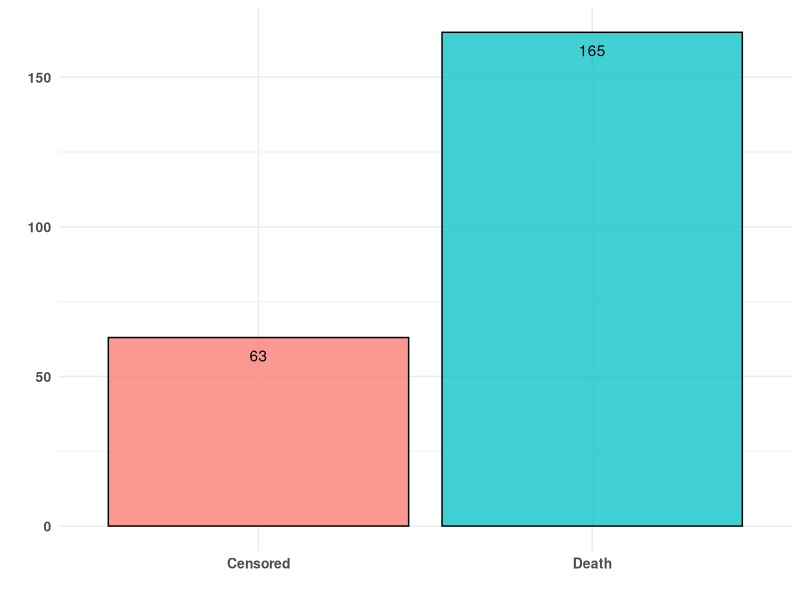
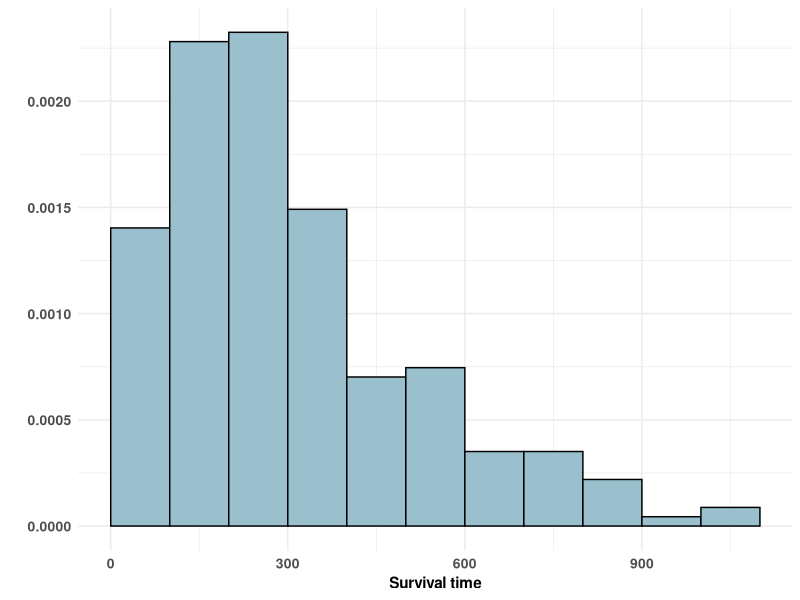
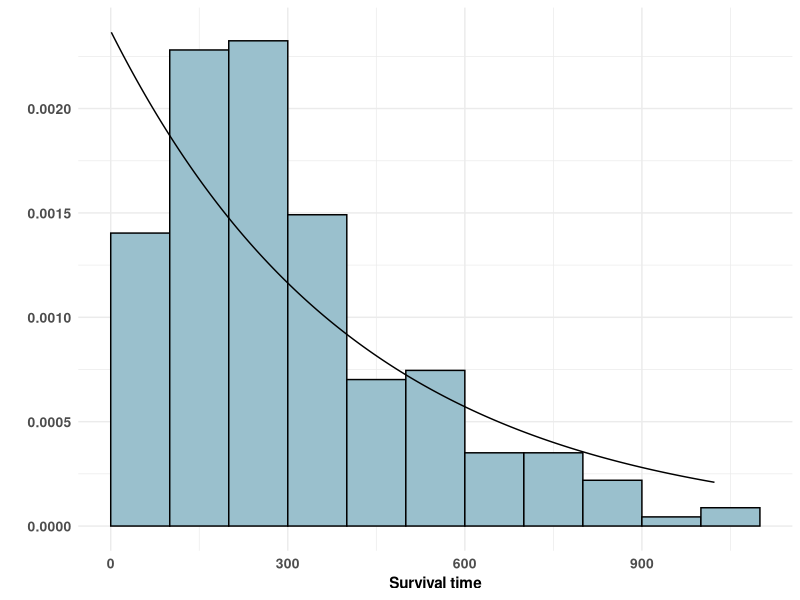
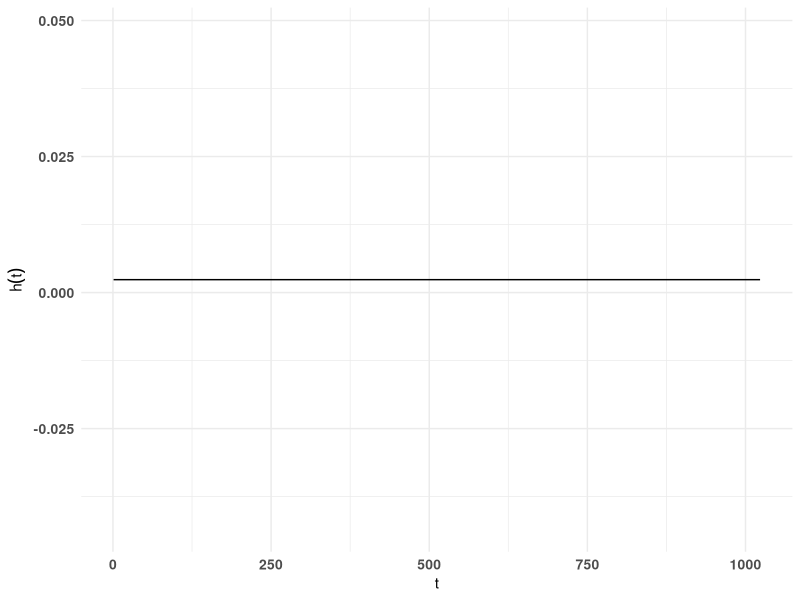
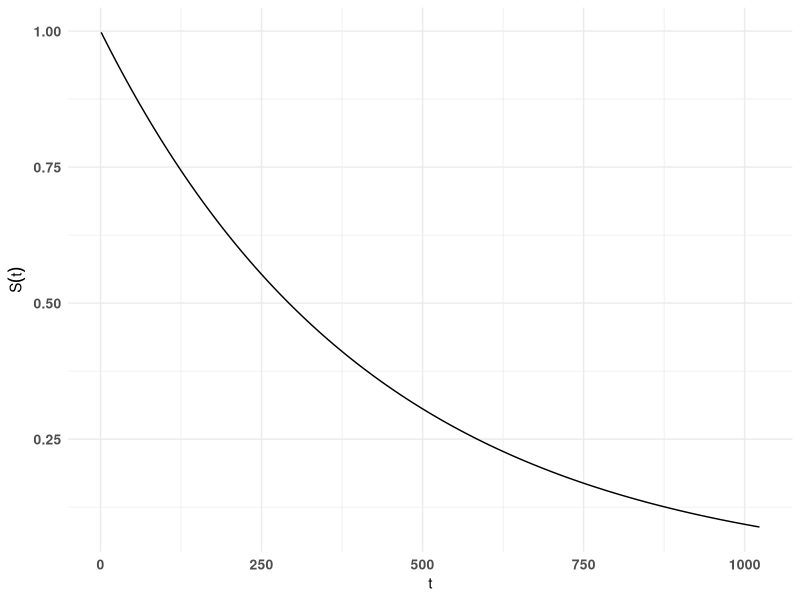
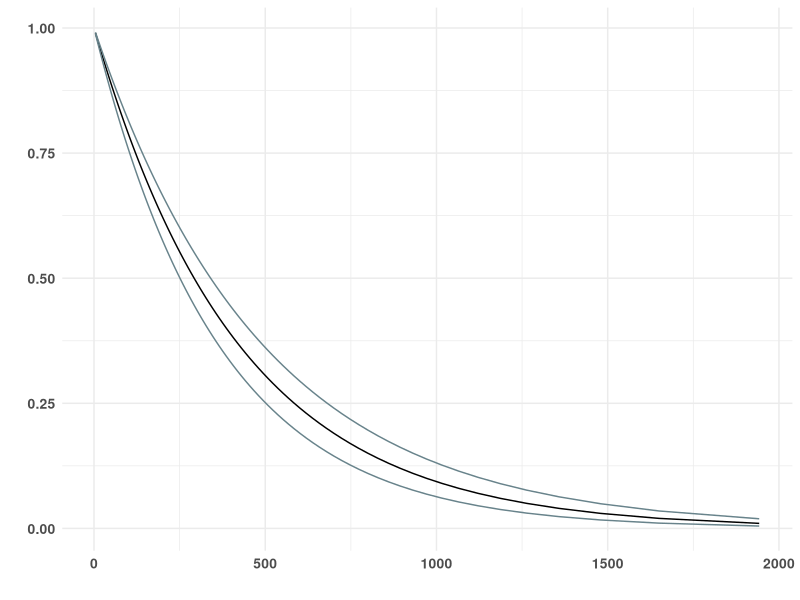
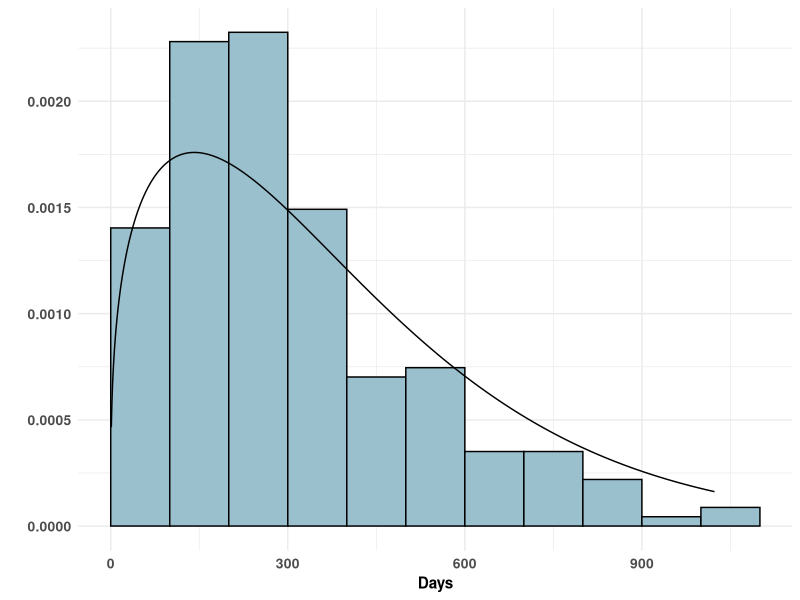
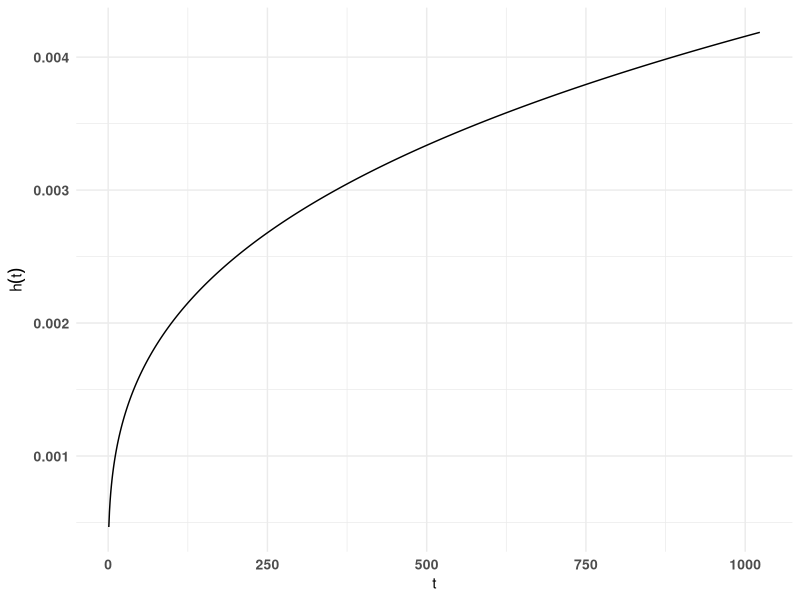

Recreate these plots in R, in order. (Note: this script raises an error after producing the figures.)
####################################################################
# Exponential and Weibull survival models                    
# Author: Jose Antonio Perusquia Cortes
# Afil: Facultad de Ciencias - UNAM
# Module: Survival analysis 
####################################################################

####################################################################
# Libraries
library(here)           # Version 1.0.1
library(ggplot2)        # Version 3.5.2  
library(ggthemes)       # Version 5.1.0
library(dplyr)          # Version 1.1.4
library(readxl)         # Version 1.4.4
library(survival)       # Version 3.8-3
library(survminer)      # Version 0.5.0
####################################################################

####################################################################
# Base theme for the plots
theme_lung = theme_minimal()+
  theme(axis.title.x = element_text(size = 11,face='bold'),
        axis.title.y = element_text(size = 11,face='bold'),
        axis.text.x = element_text(size=10,face='bold'),
        axis.text.y = element_text(size=10,face='bold'))

theme_set(theme_lung)

####################################################################
# NCCTG Lung Cancer Data
lung=lung%>%
  mutate(status=status-1)
glimpse(lung)

# Censored and death
lung_status=lung%>%
  group_by(status)%>%
  count()%>%
  ungroup()%>%
  mutate(n,Status=case_when(status==0~'Censored',
                          status==1~'Death'),.keep='none')

ggplot(data=lung_status,aes(x=Status,y=n,fill=Status))+
  geom_col(show.legend = F,col='black',alpha=.75)+
  geom_text(aes(label = n), vjust = 2, colour = "black")+
  labs(x='',y='')


# Histogram of survival times
ggplot(data=lung,aes(x=time,y=after_stat(density)))+
  geom_histogram(fill='lightblue3',col='black',
                 breaks=hist(lung$time,plot=F)$breaks)+
  labs(x='Survival time',y='')

# Empirical quantiles of the survival times
mean(lung$time)
quantile(lung$time)
####################################################################

####################################################################
# Exponential model
n = dim(lung)[1]
num_death = sum(lung$status)
sum_times = sum(lung$time)

# Maximum likelihood estimator for lambda
lambda_emv = num_death/sum_times;lambda_emv

# Density
t = seq(0:max(lung$time))
ft_exp = lambda_emv*exp(-lambda_emv*t)
density_exp = data.frame(t,ft_exp)

ggplot(data=lung,aes(x=time,y=after_stat(density)))+
  geom_histogram(fill='lightblue3',col='black',
                 breaks=hist(lung$time,plot=F)$breaks)+
  geom_line(data=density_exp,aes(x=t,y=ft_exp))+  
  labs(x='Survival time',y='')

# Risk function
ht_exp = lambda_emv
risk_exp = data.frame(t,ht_exp)
ggplot(data=risk_exp,aes(x=t,y=ht_exp))+
  geom_line()+
  labs(x=expression(t),y=expression(h(t)))

# Survival function
St_exp = exp(-lambda_emv*t)
surv_exp = data.frame(t,St_exp)
ggplot(data=surv_exp,aes(x=t,y=St_exp))+
  geom_line()+
  labs(x=expression(t),y=expression(S(t)))

# Mean survival time
1/lambda_emv

# Median survival time
log(2)/lambda_emv

# Quantiles and confidence intervals (this method could potentially
# produce negative estimates)
p = seq(.01,.99,by=.01)

tp = log(1/(1-p))/lambda_emv
se_tp = tp/sqrt(num_death)

tp_li = tp - se_tp*qnorm(.975)
tp_ui = tp + se_tp*qnorm(.975)

# For the median
tp_li[50]
tp_ui[50]

# Quantiles and confidence intervals V2 
tp_li_v2 = tp*exp(-qnorm(.975)/sqrt(num_death))
tp_ui_v2 = tp*exp(qnorm(.975)/sqrt(num_death))

# Median
tp_li_v2[50]
tp_ui_v2[50]

# Survival function and confidence intervals
St = exp(-lambda_emv*tp)
St_li = exp(-lambda_emv*tp_li_v2)
St_ui = exp(-lambda_emv*tp_ui_v2)

survs = data.frame(tp,St,St_li,St_ui)
ggplot(data=survs,aes(x=tp,y=St))+
  geom_line()+
  geom_line(aes(x=tp,y=St_li),col="lightblue4")+
  geom_line(aes(x=tp,y=St_ui),col="lightblue4")+
  labs(x="",y="")

# AIC
2-2*(num_death*log(lambda_emv)-(lambda_emv*sum_times))

# BIC
log(n)-2*(num_death*log(lambda_emv)-(lambda_emv*sum_times))
####################################################################

####################################################################
# Weibull model
logLikeWb = function(par,status,times){
  lambda = par[1]
  gamma = par[2]
  m = sum(status)
  term1 = m*log(gamma*lambda)
  term2 = (gamma-1)*sum(status*log(times))
  term3 = lambda*sum(times^gamma)
  return(term1+term2-term3)
}

# Optimisation using a quasi-Newton method
result = optim(par=c(1,1),fn=logLikeWb,method="L-BFGS-B",
              control=list(fnscale = -1,ndeps=c(.000001,.000001),
                           factr=.0000000001),
              times=lung$time,status=lung$status,
              lower=c(0.0000001,0.0000001),
              upper=c(100,100),hessian=T)

# Estimates
lambda=result$par[1];lambda
gamma=result$par[2];gamma

# Density 
ft_wb = lambda*gamma*(t^(gamma-1))*exp(-lambda*(t^gamma))

density_wb = data.frame(t,ft_wb)
ggplot(data=lung,aes(x=time,y=after_stat(density)))+
  geom_histogram(fill='lightblue3',col='black',
                 breaks=hist(lung$time,plot=F)$breaks)+
  geom_line(data=density_wb,aes(x=t,y=ft_wb))+  
  labs(x='Days',y='')

# Risk function
ht_wb = lambda*gamma*t^(gamma-1)
risk_wb = data.frame(t,ht_wb)
ggplot(data=risk_wb,aes(x=t,y=ht_wb))+
  geom_line()+
  labs(x=expression(t),y=expression(h(t)))

# Survival
St_wb = exp(-lambda*(t^gamma))
surv_wb = data.frame(t,St_wb)
ggplot(data=surv_wb,aes(x=t,y=St_wb))+
  geom_line()+
  labs(x=expression(t),y=expression(S(t)))

# Mean survival time
gamma((1/gamma)+1)/(lambda^(1/gamma))

# Quantiles and confidence intervals
covMat=solve(-result$hessian)
var_l=covMat[1,1]
var_g=covMat[2,2]
cov_lg = covMat[1,2]

tp = (log(1/(1-p))/lambda)^(1/gamma) 

cp=log(log(1/(1-p)))
se_tp = 1/(lambda*(gamma^2))*(gamma^2*var_l+
                    lambda^2*(cp-log(lambda))^2*var_g+
                    2*lambda*gamma*(cp-log(lambda))*cov_lg)^(1/2)

tp_li = exp(log(tp) - se_tp*qnorm(.975))
tp_ui = exp(log(tp) + se_tp*qnorm(.975))

# Median confidence intervals
tp[50]
tp_li[50]
tp_ui[50]

# Survival function and confidence intervals
St = exp(-lambda*(tp^gamma))
St_li = exp(-lambda*(tp_li^gamma))
St_ui = exp(-lambda*(tp_ui^gamma))

survs = data.frame(tp,St,St_li,St_ui)
ggplot(data=survs,aes(x=tp,y=St))+
  geom_line()+
  geom_line(aes(x=tp,y=St_li),col="lightblue4")+
  geom_line(aes(x=tp,y=St_ui),col="lightblue4")+
  labs(x="",y="")

# AIC
4-(2*(logLikeWb(c(lambda,gamma),lung$status,lung$time)))

# BIC
2*log(n)-(2*(logLikeWb(c(lambda,gamma),lung$status,lung$time)))
####################################################################

####################################################################
# Nonparametric survival estimates

# Kaplan-Meier survival estimate
km = survfit(Surv(time,event=status)~1,data=lung)

# Plot of the survival function using survminer
ggsurvplot(km,ggtheme=theme_lung,legend='none',
              conf.int = T,palette='darkred',
              conf.int.alpha = .3,
              conf.int.fill = "darkred",
              xlab='Days')

# Nelson-Aalen survival estimate
na = survfit(Surv(time,event=status)~1,data=lung,stype=2)

# Plot using survminer
ggsurvplot(na,ggtheme=theme_lung,
              legend='none',conf.int = T,palette = 'navyblue',
              conf.int.alpha = .3,
              conf.int.fill = "navyblue",
              xlab='Days')
####################################################################

####################################################################
# Comparison by sex
lung_sex=lung%>%
  group_by(sex)%>%
  count()%>%
  ungroup()%>%
  mutate(n,Sex=case_when(sex==1~'Male',
                         sex==2~'Female'),.keep='none')

ggplot(data=lung_sex,aes(x=Sex,y=n,fill=Sex))+
  geom_col(show.legend = F,col='black',alpha=.75)+
  geom_text(aes(label = n), vjust = 2, colour = "black") +
  labs(x='',y='')

# Boxplot stratified by sex
ggplot(lung,aes(y=time,x=factor(sex),col=factor(sex))) +
  geom_boxplot(outlier.alpha=.75,show.legend = F)+
  labs(x='',y="Survival time")+
  scale_x_discrete("",labels=c("1" = "M", "2" = "F"))

# Descriptive statistics by genre
lung_sex=lung%>%
  group_by(sex)%>%
  summarise(Mean = mean(time),
            Min = min(time),
            Q1 = quantile(time,.25),
            Median = median(time),
            Q3 = quantile(time,.75),
            Max = max(time),
            StdDev = sd(time))
lung_sex

# Kaplan-Meier survival estimate
km_sex = survfit(Surv(time,event=status)~sex,data=lung)

# Plot of the survival function using survminer
ggsurvplot(km_sex,ggtheme=theme_lung,legend='none',
                  conf.int = F,
                  conf.int.alpha = .3,
                  xlab='Days')

# Log-rank and Peto-Peto tests
survdiff(Surv(time,event=status)~sex,data=lung,rho=0)
survdiff(Surv(time,event=status)~sex,data=lung,rho=1)
####################################################################

####################################################################
# Comparison by ECOG performance 
lung_ecog=lung%>%
  group_by(ph.ecog)%>%
  count()%>%
  ungroup()%>%
  mutate(n,ECOG=case_when(ph.ecog==0~'Asymp.',
                          ph.ecog==1~'Symp.',
                          ph.ecog==2~'Bed <50%',
                          ph.ecog==3~'Bed>50%',
                          ph.ecog==4~'Bedbound'),
         .keep='none')

ggplot(data=lung_ecog,aes(x=ECOG,y=n,fill=ECOG))+
  geom_col(show.legend = F,col='black',alpha=.75)+
  geom_text(aes(label = n), vjust = -.25, colour = "black") +
  labs(x='',y='')

# Omit bed>50% and bedbound
lung_ecog = lung%>% 
  filter(ph.ecog%in%c(0,1,2))

# Boxplot stratified by ECOG performance
ggplot(lung_ecog,aes(y=time,x=factor(ph.ecog),col=factor(ph.ecog))) +
  geom_boxplot(outlier.alpha=.75,show.legend = F)+
  labs(x='',y="Survival time")+
  scale_x_discrete("",labels=c("0" = "Asymp.", "1" = "Symp.",
                               "2" = "Bed < 50%"))

# Descriptive statistics by ECOG performance
lung_ecog2=lung_ecog%>%
  group_by(ph.ecog)%>%
  summarise(Mean = mean(time),
            Min = min(time),
            Q1 = quantile(time,.25),
            Median = median(time),
            Q3 = quantile(time,.75),
            Max = max(time),
            StdDev = sd(time))
lung_ecog2

# Kaplan-Meier survival estimate
km_ecog = survfit(Surv(time,event=status)~ph.ecog,data=lung_ecog)

# Plot of the survival function using survminer
ggsurvplot(km_ecog,ggtheme=theme_lung,legend='none',
                   conf.int = F,
                   conf.int.alpha = .3,
                   xlab='Days')

# Log-rank and Peto-Peto tests
survdiff(Surv(time,event=status)~ph.ecog,data=lung_ecog,rho=0)
survdiff(Surv(time,event=status)~ph.ecog,data=lung_ecog,rho=1)
####################################################################

####################################################################
# Cox proportional hazards model
glimpse(lung)

# Transform variables into factors
lung_cox = lung%>%
  filter(ph.ecog%in%c("0","1","2"))%>%
  mutate(sex=factor(sex),
         ph.ecog=factor(ph.ecog))

# Complete model
cox_lung = coxph(Surv(time,event=status)~age+sex+ph.ecog+
                   +ph.karno+pat.karno+meal.cal+wt.loss,
                 data=lung_cox)
summary(cox_lung)

# Model with just sex and ECOG as covariates
cox_lung = coxph(Surv(time,event=status)~sex+ph.ecog,
                 data=lung_cox2)
summary(cox_lung)


loglikrt = 2*(cox_lung$loglik[2]-cox_lung$loglik[1])

betas = cox_lung$coefficients
waldt = betas%*%solve(cox_lung$var)%*%betas
####################################################################
